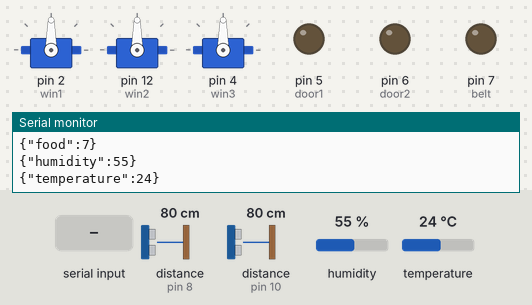
Recording of a sketch running on a simulated Arduino Uno, built with avr-gcc and run on an emulated ATmega328P. Shown: 3 × servo, output pins drawn as LEDs (lit = HIGH), the last lines printed to the serial monitor. Wiring (inferred from the names in the program): 2 × ultrasonic range finder: trigger pin 9, echo pin 8 / trigger pin 11, echo pin 10. The test bench sets the inputs (shaded band); at power-on: distance to the obstacle (sensors on pin 8, pin 10) 80 cm, humidity 55 %, temperature 24 °C. The echo pulse lasts 58.3 µs per cm; pins used as bus, display or sensor lines are not drawn.

Above: at 1.7 s.
1.8 s: "window3-false\n" received over Serial
At 2.8 s:
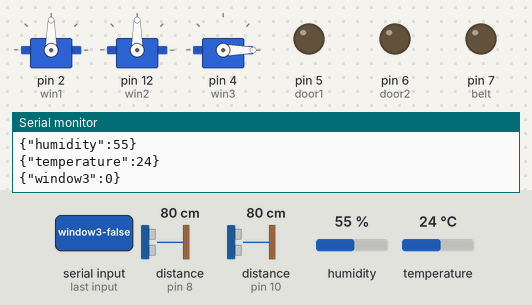
3.3 s: "window1-false\n" received over Serial
At 3.9 s:
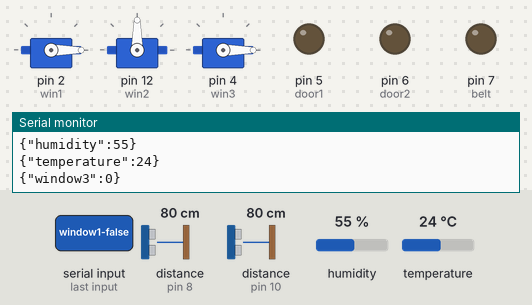
4.8 s: "window2-false\n" received over Serial
At 6.0 s:
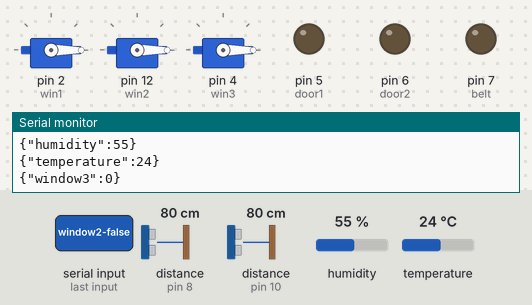
6.3 s: "window1-true\n" received over Serial
At 7.3 s:
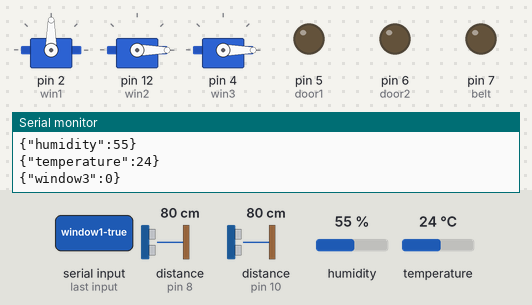
7.8 s: "window3-true\n" received over Serial
At 8.5 s:
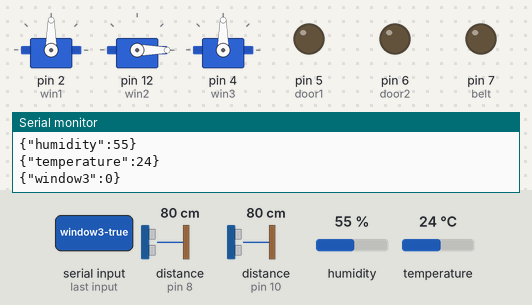
9.3 s: "door1-true\n" received over Serial
At 10.7 s:
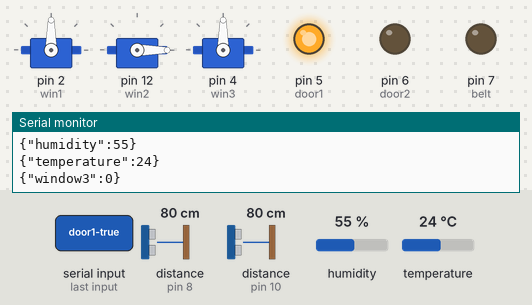
Timing chart, 0 to 11.8 s (numbered marks = the images above; inputs shaded):
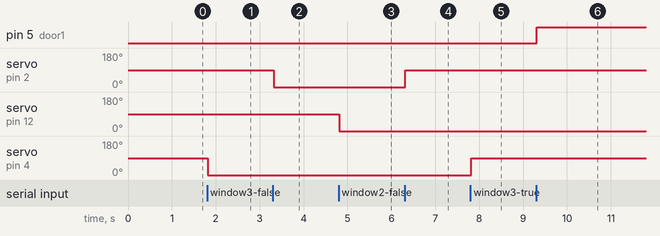

The sketch:

sketch_dec11a.ino
```cpp
#include <Servo.h>
#include <DHT.h>
#include <ArduinoJson.h>

int SENSOR = 3;

// Inicializamos el sensor DHT11
DHT dht(SENSOR, DHT11);

Servo servo1;
Servo servo2;
Servo servo3;

String inputString = "";

int win1 = 2;
int win2 = 12;
int win3 = 4;

int door1 = 5;
int door2 = 6;

int belt = 7;

int echo1 = 8;
int trigger1 = 9;

int echo2 = 10;
int trigger2 = 11;

int temp,tempNow, hum, humNow;
int waterLevel,waterNow,foodLevel,foodNow;

long time1,time2,time3,time4;

int sensorTime = 4;//Segundos

const char * water = "whater";
const char * food = "food";
const char * humidity = "humidity";
const char * temperature = "temperature";


void setup() {
  servo1.attach(win1);
  servo2.attach(win2);
  servo3.attach(win3);
  pinMode(door1,OUTPUT);
  pinMode(door2,OUTPUT);
  pinMode(belt,OUTPUT);

  pinMode(trigger1,OUTPUT);
  pinMode(echo1,INPUT);
  pinMode(trigger2,OUTPUT);
  pinMode(echo2,INPUT);
  dht.begin();

  time1 = millis();
  time2 = millis();
  time3 = millis();
  time4 = millis();

  // put your setup code here, to run once:
  Serial.begin(9600);
  delay(500);
  waterLevel = ping(trigger1,echo1);
  foodLevel = ping(trigger2,echo2);
  hum = dht.readHumidity();
  temp = dht.readTemperature();

  waterNow = waterLevel;
  foodNow = foodLevel;
  humNow = hum;
  tempNow = temp;

  sensorMessage("water",waterLevel);
  Serial.println("");
  sensorMessage("food",foodLevel);
  Serial.println("");
  sensorMessage("humidity",hum);
  Serial.println("");
  sensorMessage("temperature",temp);
  Serial.println("");
}

void loop() {
  // put your main code here, to run repeatedly:
    waterLevel = ping(trigger1,echo1);
    foodLevel = ping(trigger2,echo2);
    hum = dht.readHumidity();
    temp = dht.readTemperature();

    if(waterLevel >= waterNow-10 && waterLevel <= waterNow+10 ){
      waterNow = waterLevel;
    }else{
      sensorMessage("water",waterLevel);
      Serial.println("");
      waterNow = waterLevel;
    }
    if(foodLevel >= foodNow-10 && foodLevel <= foodNow+10){
      foodNow = foodLevel;
    }else{
      sensorMessage("food",foodLevel);
      Serial.println("");
      foodNow = foodLevel;
    }
    if(hum == humNow){
      humNow = hum;
    }else{
      sensorMessage("humidity",hum);
      Serial.println("");
      humNow = hum;
    }
    if(temp == tempNow){
      tempNow = temp;
    }else{
      sensorMessage("temperature",temp);
      Serial.println("");
      tempNow = temp;
    }
    /*if(millis()-time4 > sensorTime*1100){
      if(temp == tempNow){
        tempNow = temp;
      }else{
        sensorMessage("temperature",temp);
        Serial.println("");
        tempNow = temp;
      }
      time4 = millis();
    }*/

  if(Serial.available() > 0){

    inputString = Serial.readStringUntil('\n');
    inputString.trim();
    if(inputString.equals("window1-true")){
      servo1.write(90);
    }
    if(inputString.equals("window1-false")){
      servo1.write(0);
    }
    if(inputString.equals("window2-true")){
      servo2.write(90);
    }
    if(inputString.equals("window2-false")){
      servo2.write(0);
    }
    if(inputString.equals("window3-true")){
      servo3.write(90);
    }
    if(inputString.equals("window3-false")){
      sensorMessage("window3",0);
      servo3.write(0);
    }

    if(inputString.equals("door1-true")){
      digitalWrite(door1,HIGH);
    }
    if(inputString.equals("door1-false")){
      digitalWrite(door1,LOW);
    }
    if(inputString.equals("door2-true")){
      digitalWrite(door2,HIGH);
    }
    if(inputString.equals("door2-false")){
      digitalWrite(door2,LOW);
    }
    if(inputString.equals("belt-true")){
      digitalWrite(belt,HIGH);
    }
    if(inputString.equals("belt-false")){
      digitalWrite(belt,LOW);
    }
  }
}

void sensorMessage(const char* sensor,int value){
  StaticJsonDocument<200>  doc;
  doc[sensor] = value;
  serializeJson(doc,Serial);
}

int ping(int TriggerPin, int EchoPin) {
   long duration, distanceCm;

   digitalWrite(TriggerPin, LOW);  //para generar un pulso limpio ponemos a LOW 4us
   delayMicroseconds(4);
   digitalWrite(TriggerPin, HIGH);  //generamos Trigger (disparo) de 10us
   delayMicroseconds(10);
   digitalWrite(TriggerPin, LOW);

   duration = pulseIn(EchoPin, HIGH);  //medimos el tiempo entre pulsos, en microsegundos

   distanceCm = duration / 292/ 2;   //convertimos a distancia, en m
   return distanceCm;
}
```

Measured:
- after the input at 1.8 s, servo on pin 4 (win3): 90° → 0° at once
- after the input at 3.3 s, servo on pin 2 (win1): 90° → 0° at once
- after the input at 4.8 s, servo on pin 12 (win2): 90° → 0° at once
- after the input at 6.3 s, servo on pin 2 (win1): 0° → 90° at once
- after the input at 7.8 s, servo on pin 4 (win3): 0° → 90° at once
- after the input at 9.3 s, pin 5 (door1): LOW → HIGH at once
